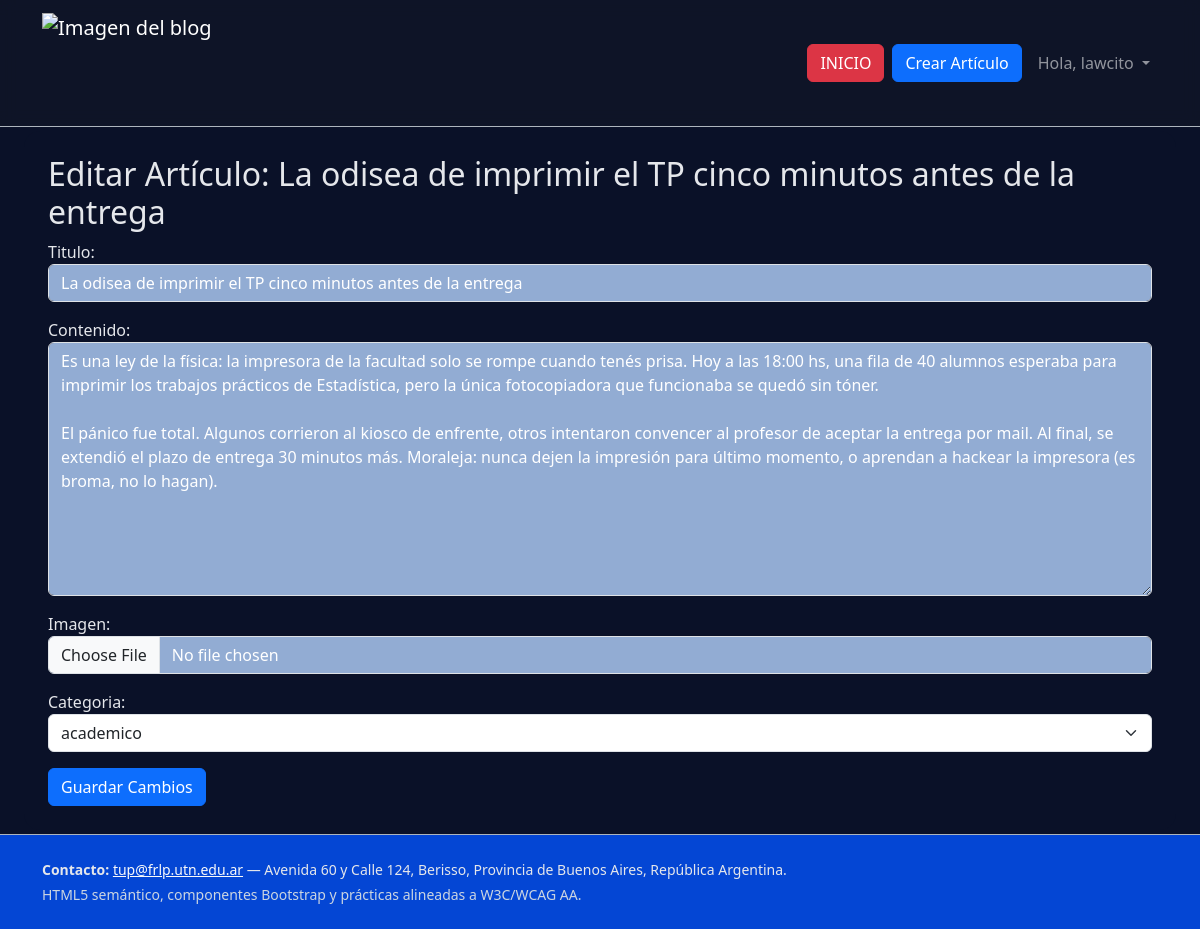
Screenshot of /articulos/11/editar/ (signed in) with the database file from the repository.
### blog_edicion/models.py (models this page shows, shortened)
class Articulo(models.Model):
    titulo = models.CharField(max_length=200)
    contenido = models.TextField()
    fecha_publicacion = models.DateTimeField(default=timezone.now)
    imagen = models.ImageField(upload_to='articulos/', blank=True, null=True)
    categoria = models.ForeignKey(Categoria, on_delete=models.SET_NULL, null=True, related_name='articulos')
    autor = models.ForeignKey(User, on_delete=models.CASCADE, null=True, blank=True)
    class Meta:
        ordering = ['-fecha_publicacion']

### blog_edicion/views.py (the view)
# urls.py: path('<int:pk>/editar/', views.editar_articulo, name='editar_articulo'),
@login_required
def editar_articulo(request, pk):
    articulo = get_object_or_404(Articulo, pk=pk)
    if articulo.autor != request.user:
        return HttpResponseForbidden("No tienes permiso para editar este artículo.")
    if request.method == "POST":
        form = ArticuloForm(request.POST, request.FILES, instance=articulo)
        if form.is_valid():
            form.save()
            return redirect("blog_edicion:articulo_detalle", pk=articulo.pk)
    else:
        form = ArticuloForm(instance=articulo)
    return render(
        request,
        "blog_edicion/editar_articulo.html",
        {"form": form, "articulo": articulo},
    )

### blog_edicion/forms.py
class ArticuloForm(forms.ModelForm):
    class Meta:
        model = Articulo
        fields = ['titulo', 'contenido', 'imagen', 'categoria']
        widgets = {
            'titulo': forms.TextInput(attrs={'class': 'form-control '}),
            'contenido': forms.Textarea(attrs={'class': 'form-control'}),
            'categoria': forms.Select(attrs={'class': 'form-select '}),
            'imagen': forms.ClearableFileInput(attrs={'class': 'form-control'}),
        }

### blog_edicion/models.py (called while the page is built)
    def __str__(self):
        return self.nombre

### templates/blog_edicion/editar_articulo.html (shortened to what this page needs)
{% extends "base.html" %}
{% block content %}
  <h2>Editar Artículo: {{ articulo.titulo }}</h2>
  <form method="post" enctype="multipart/form-data">
    {{ form.as_p }}
    <button type="submit" class="btn btn-primary">Guardar Cambios</button>
  </form>
{% endblock %}

### templates/base.html (shortened to what this page needs)
{% load static %}
<!DOCTYPE html>
<html lang="es">
<head>
  <link href="https://cdn.jsdelivr.net/npm/bootstrap@5.3.3/dist/css/bootstrap.min.css" rel="stylesheet">
  <link rel="stylesheet" href="{% static 'css/estilos.css' %}">
</head>
<body class="bg-surface text-light">
  <header class="border-bottom border-dark-subtle">
    <nav class="navbar navbar-expand-lg navbar-dark" style="background: hsla(221, 39%, 11%, 0.651); backdrop-filter: blur(8px);">
      <div class="container">
        <a class="navbar-brand d-inline-flex align-items-center" href="{% url 'home' %}">
          <img src="{% static 'img/logo2.png' %}" alt="Imagen del blog" style="height:100px;width:auto;">
        </a>
        <div class="collapse navbar-collapse" id="navMain">
          <ul class="navbar-nav ms-auto gap-2 align-items-start align-items-lg-center">
            <li class="nav-item">
              <a class="btn btn-danger w-100" href="{% url 'home' %}">INICIO</a>
            </li>
            {% if user.is_authenticated %}
              <li class="nav-item">
                <a class="btn btn-primary w-100" href="{% url 'blog_edicion:crear_articulo' %}">Crear Artículo</a>
              </li>
              <li class="nav-item dropdown">
                <a class="nav-link dropdown-toggle" href="#" id="navbarDropdown" role="button" data-bs-toggle="dropdown" aria-expanded="false">
                  Hola, {{ user.username }}
                </a>
              </li>
            {% endif %}
          </ul>
        </div>
      </div>
    </nav>
  </header>
  <main id="contenido" class="mx-4 my-1">
    <div class="p-4 rounded-4 bg-panel text-black">
      {% block content %}{% endblock %}
    </div>
  </main>
  <footer class="py-4 border-top border-dark-subtle bg-footer">
    <div class="container small">
      <address class="mb-1">
        <strong>Contacto:</strong>
        <a class="link-light text-decoration-underline" href="mailto:tup@frlp.utn.edu.ar">tup@frlp.utn.edu.ar</a> —
        Avenida 60 y Calle 124, Berisso, Provincia de Buenos Aires, República Argentina.
      </address>
      <div class="text-secondary">
        HTML5 semántico, componentes Bootstrap y prácticas alineadas a W3C/WCAG AA.
      </div>
    </div>
  </footer>
</body>
</html>

### static/css/estilos.css (style rules this page uses)
:root { --bg: #0a1128; --panel: #0a1128; --text: #fefcfb; }
html, body { height: 100%; }
body { background: #0a1128; color: var(--text); overflow-x: hidden; width: 100%; }
.bg-panel { background: var(--panel); color: #e5e7eb; }
.bg-panel h1, .bg-panel h2, .bg-panel p, .bg-panel .lead { color: #e5e7eb; }
.bg-footer { background: #0446d4; color: #e5e7eb; }
form .form-control { background-color: #92acd3 !important; color: white !important; }
.navbar-nav .btn { width: 100%; }
@media (min-width: 992px) { .navbar-nav { gap: 0.5rem; align-items: center; } }
@media (min-width: 992px) { .navbar-nav .btn { width: auto; } }
.text-secondary { color: #cbd5e1 !important; }

### rows the page displays
Articulo: titulo "La odisea de imprimir el TP cinco minutos antes de la entrega", contenido "Es una ley de la física: la impresora de la facultad solo se rompe cuando tenés prisa. Hoy a las 18:00 hs, una fila de 40 alumnos esperaba para imprimir los trabajos prácticos de Estadística, pero la única fotocopiadora que funcionaba se quedó sin tóner. El pánico fue total. Algunos corrieron al kiosco de enfrente, otros intentaron convencer al profesor de aceptar la entrega por mail. Al final, se extendió el plazo de entrega 30 minutos más. Moraleja: nunca dejen la impresión para último momento, o aprendan a hackear la impresora (es broma, no lo hagan).", categoria "academico"

### other values shown
{{ user.username }} "lawcito"
